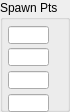
      <widget class="QGroupBox" name="IDC_STATIC_4">
        <property name="geometry">
          <rect>
            <x>197</x>
            <y>184</y>
            <width>70</width>
            <height>112</height>
          </rect>
        </property>
        <property name="title">
          <string>Spawn Pts</string>
        </property>
        <property name="visible">
          <bool>true</bool>
        </property>
        <property name="enabled">
          <bool>true</bool>
        </property>
        <property name="flat">
          <bool>false</bool>
        </property>
        <widget class="QLineEdit" name="IDC_MAT_SPAWN0_EDIT">
          <property name="geometry">
            <rect>
              <x>8</x>
              <y>26</y>
              <width>41</width>
              <height>18</height>
            </rect>
          </property>
          <property name="visible">
            <bool>true</bool>
          </property>
          <property name="enabled">
            <bool>true</bool>
          </property>
        </widget>
        <widget class="QLineEdit" name="IDC_MAT_SPAWN1_EDIT">
          <property name="geometry">
            <rect>
              <x>8</x>
              <y>48</y>
              <width>41</width>
              <height>18</height>
            </rect>
          </property>
          <property name="visible">
            <bool>true</bool>
          </property>
          <property name="enabled">
            <bool>true</bool>
          </property>
        </widget>
        <widget class="QLineEdit" name="IDC_MAT_SPAWN2_EDIT">
          <property name="geometry">
            <rect>
              <x>8</x>
              <y>71</y>
              <width>41</width>
              <height>18</height>
            </rect>
          </property>
          <property name="visible">
            <bool>true</bool>
          </property>
          <property name="enabled">
            <bool>true</bool>
          </property>
        </widget>
        <widget class="QLineEdit" name="IDC_MAT_SPAWN3_EDIT">
          <property name="geometry">
            <rect>
              <x>8</x>
              <y>94</y>
              <width>41</width>
              <height>18</height>
            </rect>
          </property>
          <property name="visible">
            <bool>true</bool>
          </property>
          <property name="enabled">
            <bool>true</bool>
          </property>
        </widget>
      </widget>
